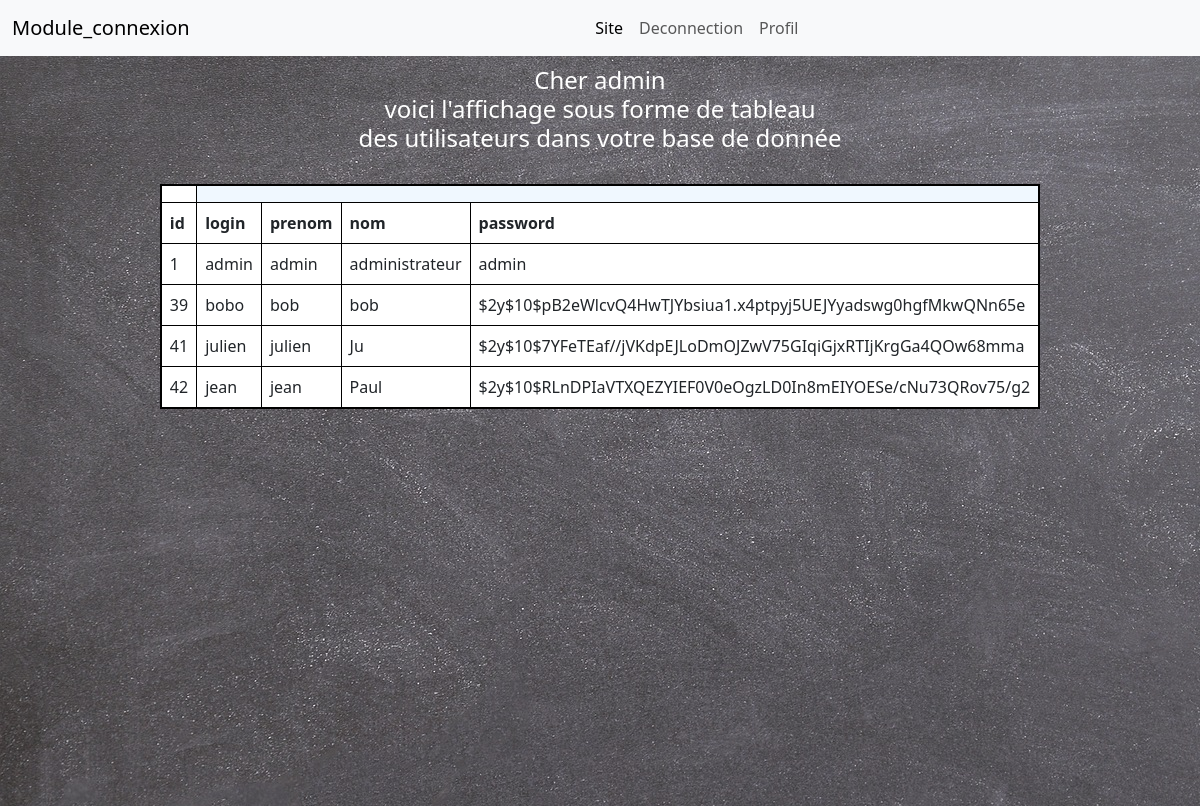
The page /admin.php (signed in) on the database its author committed.
### tables this page shows
CREATE TABLE `utilisateurs` (
  `id` int(11) NOT NULL,
  `login` varchar(255) NOT NULL,
  `prenom` varchar(255) NOT NULL,
  `nom` varchar(255) NOT NULL,
  `password` varchar(255) NOT NULL
);

### admin.php (the view, shortened to what this page needs)
<?php
include_once("dbconnect.php");
        $req = $bdd->query('SELECT * FROM utilisateurs ');
        $donnees = $req->fetch(PDO::FETCH_ASSOC);
        ?>
<!DOCTYPE html>
<html lang="en">
<head>
    <link href="https://cdn.jsdelivr.net/npm/bootstrap@5.3.0-alpha1/dist/css/bootstrap.min.css" rel="stylesheet">
    <link rel="stylesheet" href="style.css">
</head>
    <header>
    <nav class="navbar navbar-expand-lg bg-light">
        <div class="container-fluid">
          <a class="navbar-brand" href="#">Module_connexion</a>
          <div class="collapse navbar-collapse" id="navbarSupportedContent">
            <ul class="navbar-nav mx-auto mb-2 mb-lg-0">
              <li class="nav-item">
                <a class="nav-link active" aria-current="page" href="site.php">Site</a>
              </li>
              <li class="nav-item">
                <a class="nav-link " aria-current="page" href="logout.php">Deconnection</a>
              </li>
              <li class="nav-item">
                <a class="nav-link " aria-current="page" href="profil.php">Profil</a>
              </li>
             </ul>
            </div>
        </div>
      </nav>
</header>
<body>
<div class="acces">
    <?php
$bonjour = $_SESSION['login'];
  ?> <h4 style="text-align:center; padding-top:10px; color:white;" ><?php echo "Cher $bonjour <br>voici l'affichage sous forme de tableau<br> des utilisateurs dans votre base de donnée";?></h4>
        <div class='container  table-responsive-lg'><br>
            <table class="table table-bordered table-hover ">
                <th class="thead-light">
                    <tr>
                        <?php
                        foreach ($donnees as $key => $value) {
                            echo '<th>' . $key . '</th> ';
                        }
                        ?>
                    </tr>
                </th>
                <tb>
                    <tr>
                        <?php
                        echo '<tr>';
                        foreach ($donnees as $key => $value) {
                            echo '<td>' . $value . '</td>';
                        }
                        while (($donnees = $req->fetch(PDO::FETCH_ASSOC))  != NULL) {
                            echo '<tr>';
                            foreach ($donnees as $key => $value) {
                                echo '<td>' . $value . '</td>';
                            }
                        }
                        ?>
                    </tr>
                </tb>
            </table>
        </div>
</div>
</body>
</html>
</body>
</html>

### style.css (style rules this page uses)
.acces { background-image:linear-gradient(rgba(255, 255, 255, 0.193),rgba(255, 255, 255, 0.136)), url('./images/tableau.jpg'); width:100%; height:750px; }
.table { background-color:aliceblue; border: 2px solid black; width:50%; margin:auto; }

### rows shown on the page
utilisateurs: id "1", login "admin", prenom "admin", nom "administrateur", password "admin"
utilisateurs: id "39", login "bobo", prenom "bob", nom "bob", password "$2y$10$pB2eWlcvQ4HwTJYbsiua1.x4ptpyj5UEJYyadswg0hgfMkwQNn65e"
utilisateurs: id "41", login "julien", prenom "julien", nom "Ju", password "$2y$10$7YFeTEaf//jVKdpEJLoDmOJZwV75GIqiGjxRTIjKrgGa4QOw68mma"
utilisateurs: id "42", login "jean", prenom "jean", nom "Paul", password "$2y$10$RLnDPIaVTXQEZYIEF0V0eOgzLD0In8mEIYOESe/cNu73QRov75/g2"

### other values the page prints
$bonjour "admin"
$key "id"
$key "login"
$key "prenom"
$key "nom"
$key "password"
